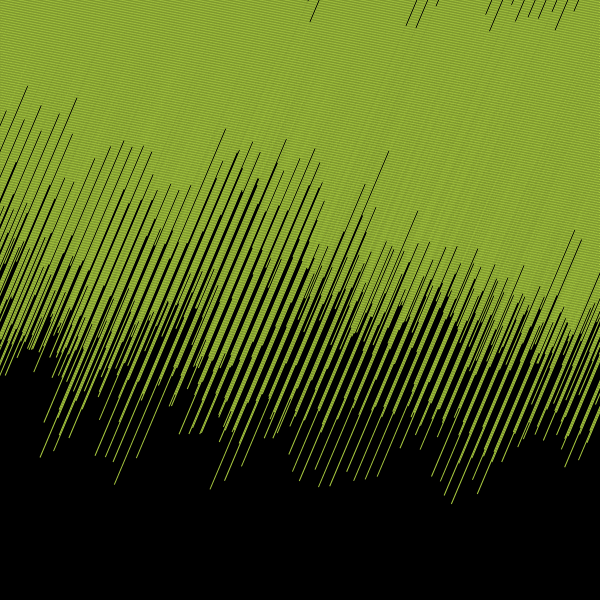
Frame 1 (no input)
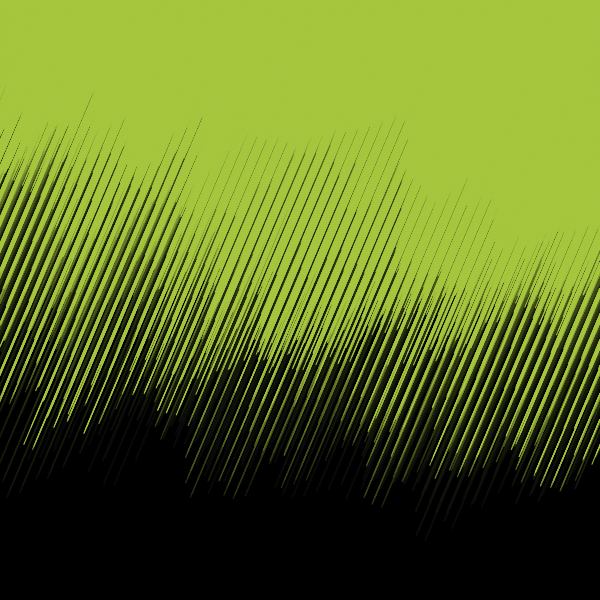
Frame 60 (no input)
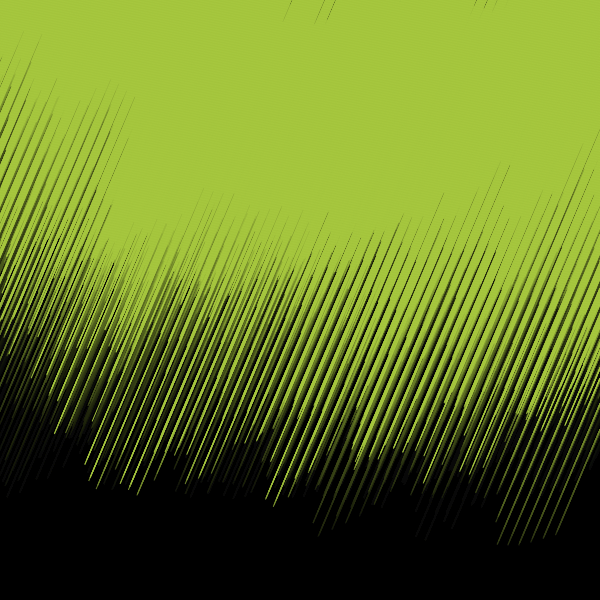
Frame 120 (the mouse pressed at the canvas centre since frame 60)

The p5.js sketch that drew these frames (run headless with seeded random() and noise() and a simulated clock; from frame 60 on, the mouse is pressed at the canvas centre):

// p5.js sketch
// ── sketch.js
let wave = [];
function setup() {
  createCanvas(600, 600);
  wave[0] = new Wave();
  background(0)
}

function draw() {
  background(0,16)
  
  
  let w = wave[0];
  rotate(0.4)
  w.display();
  w.shape();
 
}


class Wave {
  constructor() {
    
    this.y = 0;
    this.start = 0;
    this.inc = 0.25;
    this.xoff = 0;
    
    //this.yinc=yinc
  }

  display() {
    stroke(255);
  }

  shape() {
    push()
    translate(0,sin(frameCount*0.08)*40-100)
    //rotate(PI*0.3)
    this.xoff = this.start;
   for (let i=0;i<10;i++){
     //stroke("#0b83fb")
     noStroke()
     
    for (let x = i; x < width+130 ; x=x+10) {
       this.y =
      map(noise(this.xoff * 0.7*(i*0.2+1)+i), 0, 1, -140, 90) +
      map(sin(this.xoff * 0.4), -1, 1, 0, 130);
     
      push()
      translate(0,sin(frameCount*0.08+i*0.5)*80)
      rectMode(CENTER)
      fill("#a7c83f")
      rect(x, this.y+map(dist(x,0,width/2-100,0),210,0,-10,70),1,map(noise(this.xoff+0.5), 0, 1, 170, 150)+random(-20,5)+350);
      pop()
    this.xoff += this.inc; 
  }}
    this.start += 0.03;

}
}
